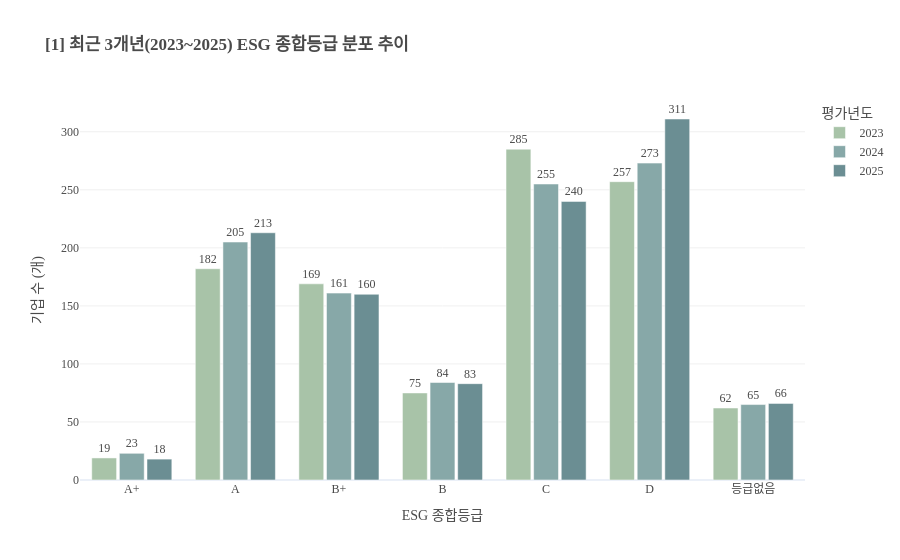

Write notebook code for a chart like this one.
### Code cell
import pandas as pd
import plotly.express as px
import plotly.graph_objects as go

# 데이터 로드
df = pd.read_csv('/Users/lusia/Personal/13. DA Bootcamp/04. Project/2. ESG/01_데이터셋/KCGS_평가등급_2021-2025_Long.csv')

# 2. 등급 정렬 순서 정의 (S부터 등급없음까지)
grade_order = ['S', 'A+', 'A', 'B+', 'B', 'C', 'D', '등급없음']

# 3. 2023~2025년 데이터 필터링 및 집계
df_3years = df[df['평가년도'].isin([2023, 2024, 2025])].copy()

# 연도 컬럼을 문자열로 변환하여 범주형(Discrete) 색상 적용
df_3years['평가년도'] = df_3years['평가년도'].astype(str)

esg_counts = df_3years.groupby(['평가년도', 'ESG등급']).size().reset_index(name='기업수')

# 4. 차트 생성 (barmode='group'으로 세로 나란히 배치)
fig = px.bar(
    esg_counts,
    x='ESG등급',
    y='기업수',
    color='평가년도',
    barmode='group',  # 세로 나란히 세우기 (Non-stacked)
    category_orders={'ESG등급': grade_order},
    title='<b>[1] 최근 3개년(2023~2025) ESG 종합등급 분포 추이</b>',
    labels={'기업수': '기업 수 (개)', 'ESG등급': 'ESG 종합등급', '평가년도': '연도'},
    # 소프트하고 채도가 낮은 파스텔/뮤트 컬러 팔레트 직접 지정
    color_discrete_map={
        '2023': '#A8C3A8',  # 차분한 세이지 그린
        '2024': '#87A8A8',  # Muted 블루그린
        '2025': '#6B8E93'   # Muted 딥 블루그린
    }
)

# 5. 레이아웃 세부 설정 (텍스트 및 배경)
fig.update_traces(
    texttemplate='%{y}',           # 막대 위에 기업 수 숫 표시
    textposition='outside'         # 막대 바깥 상단 표기
)

fig.update_layout(
    font_family='Apple SD Gothic Neo',
    template='plotly_white',
    legend_title_text='평가년도',
    font=dict(color='#4A4A4A'),    # 텍스트 컬러를 눈이 편한 차콜색으로 설정
    yaxis=dict(showgrid=True, gridcolor='#F0F0F0'), # 가로 격자선 연하게
    bargap=0.2,                   # 등급 간 간격
    bargroupgap=0.1               # 연도별 막대 간 간격
)

fig.show()

### Figure 1 — Plotly figure (JSON) as saved in the notebook; plotly's stock layout.template omitted (floating-point values rounded to 4 significant figures)
{"data": [{"alignmentgroup": "True", "hovertemplate": "연도=2023<br>ESG 종합등급=%{x}<br>기업 수 (개)=%{y}<extra></extra>", "legendgroup": "2023", "marker": {"color": "#A8C3A8", "pattern": {"shape": ""}}, "name": "2023", "offsetgroup": "2023", "orientation": "v", "showlegend": true, "textposition": "outside", "texttemplate": "%{y}", "type": "bar", "x": ["A", "A+", "B", "B+", "C", "D", "등급없음"], "xaxis": "x", "y": [182, 19, 75, 169, 285, 257, 62], "yaxis": "y"}, {"alignmentgroup": "True", "hovertemplate": "연도=2024<br>ESG 종합등급=%{x}<br>기업 수 (개)=%{y}<extra></extra>", "legendgroup": "2024", "marker": {"color": "#87A8A8", "pattern": {"shape": ""}}, "name": "2024", "offsetgroup": "2024", "orientation": "v", "showlegend": true, "textposition": "outside", "texttemplate": "%{y}", "type": "bar", "x": ["A", "A+", "B", "B+", "C", "D", "등급없음"], "xaxis": "x", "y": [205, 23, 84, 161, 255, 273, 65], "yaxis": "y"}, {"alignmentgroup": "True", "hovertemplate": "연도=2025<br>ESG 종합등급=%{x}<br>기업 수 (개)=%{y}<extra></extra>", "legendgroup": "2025", "marker": {"color": "#6B8E93", "pattern": {"shape": ""}}, "name": "2025", "offsetgroup": "2025", "orientation": "v", "showlegend": true, "textposition": "outside", "texttemplate": "%{y}", "type": "bar", "x": ["A", "A+", "B", "B+", "C", "D", "등급없음"], "xaxis": "x", "y": [213, 18, 83, 160, 240, 311, 66], "yaxis": "y"}], "layout": {"bargap": 0.2, "bargroupgap": 0.1, "barmode": "group", "font": {"color": "#4A4A4A", "family": "Apple SD Gothic Neo"}, "legend": {"title": {"text": "평가년도"}, "tracegroupgap": 0}, "title": {"text": "<b>[1] 최근 3개년(2023~2025) ESG 종합등급 분포 추이</b>"}, "xaxis": {"anchor": "y", "categoryarray": ["S", "A+", "A", "B+", "B", "C", "D", "등급없음"], "categoryorder": "array", "domain": [0, 1], "title": {"text": "ESG 종합등급"}}, "yaxis": {"anchor": "x", "domain": [0, 1], "gridcolor": "#F0F0F0", "showgrid": true, "title": {"text": "기업 수 (개)"}}}}
